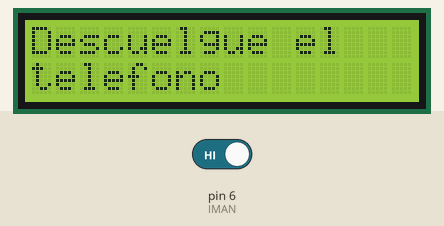
Simulated run of this sketch. Board: Arduino Uno, built with avr-gcc and run on an emulated ATmega328P. On the bench: 16×2 character LCD. Inputs (shaded band) come from the test bench; at power-on: pin 6 (IMAN) HIGH.

Above: at 1.2 s.
1.3 s: pin 6 (IMAN) driven LOW
At 2.5 s:
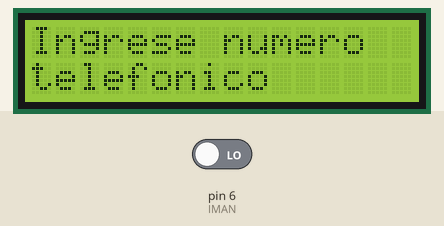
2.8 s: pin 6 (IMAN) driven HIGH
At 3.6 s:
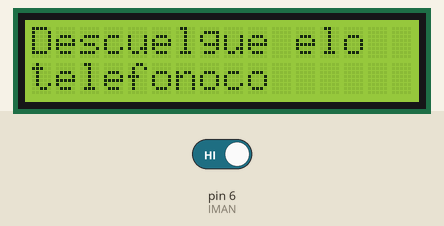
Timing chart, 0 to 5.8 s (numbered marks = the images above; inputs shaded):
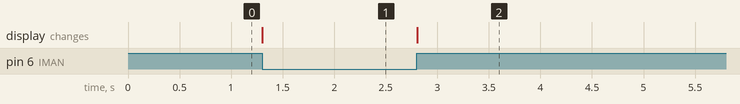

The sketch:

telefonoArea_0.1.ino
```cpp
//INCLUDES
#include <LiquidCrystal.h>

//GLOBALES
LiquidCrystal lcd(0, 1, 2, 3, 4, 5);
boolean tubo = false;
int IMAN = 6;

//SETUP
void setup() {

       lcd.begin(16, 2);           // Fijamos el numero de caracteres y filas
       pinMode( IMAN, INPUT) ; //
       telefono_colgado();
       tubo = digitalRead(IMAN);
}


//LOOP
void loop() {

  if(digitalRead(IMAN)==0){

    telefono_descolgado();

    } else {

      telefono_colgado();

      }

}

//FUNCIONES

void telefono_colgado() {

  if(tubo == false){
       lcd.setCursor(0,0);
       lcd.print("Descuelgue el");  // Aqi va el mensaje
       lcd.setCursor(0,1);
       lcd.print("telefono");
       tubo = true;
    }
  }

  void telefono_descolgado(){

   if(tubo){

       lcd.setCursor(0,0);
       lcd.print("Ingrese numero");  // Aqi va el mensaje
       lcd.setCursor(0,1);
       lcd.print("telefonico");
       tubo = false;

      }
    }
```

Measured:
- after the input at 1.3 s, the display: changes at once (image 1)
- after the input at 2.8 s, the display: changes at once (image 2)
